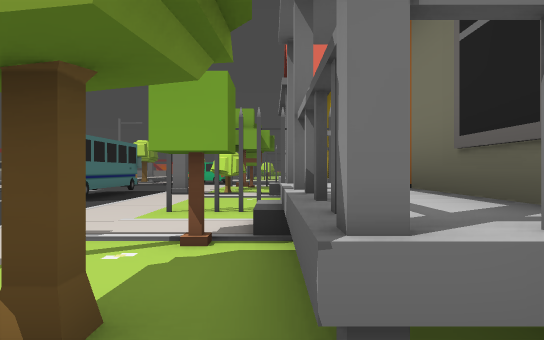
view 1 (above)

24 first-person views from a walk through a Unity game level. The camera is 1.4 m above the floor, looks level and sees 70° across. The floor is counted in squares, 2 m on a side. Each view is taken from the middle of a square. On the plan, view 1 faces up. The plan holds only what a view shows up to about 11 squares ahead; the rest is blank. The place goes on beyond the plan.

view 2
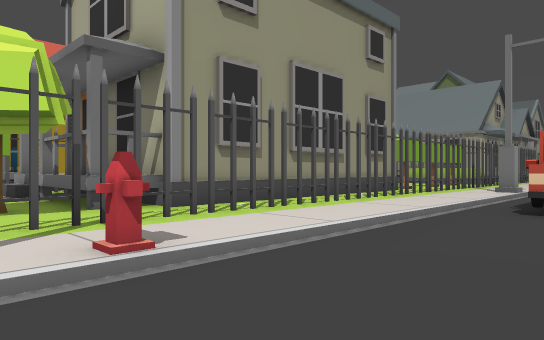

view 3
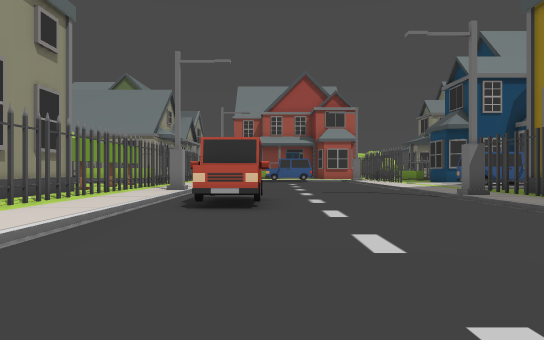

view 4
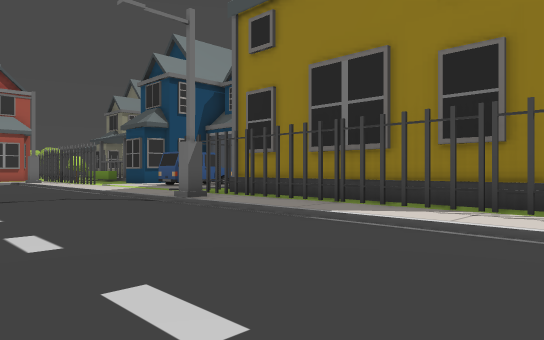

view 5
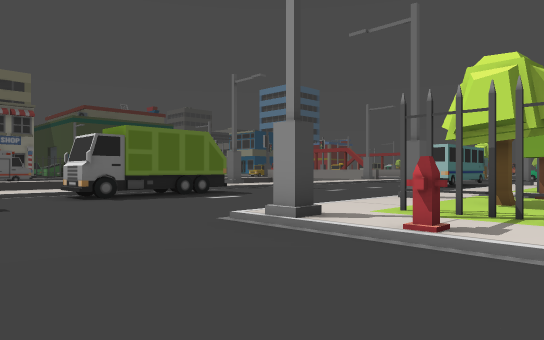

view 6
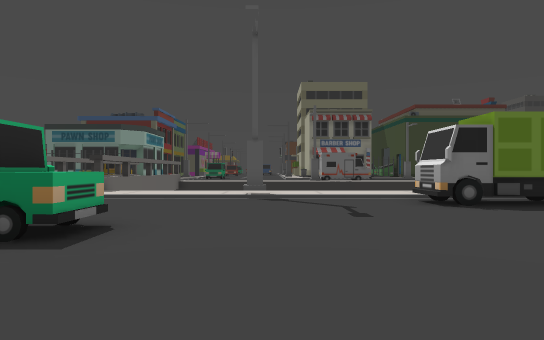

view 7
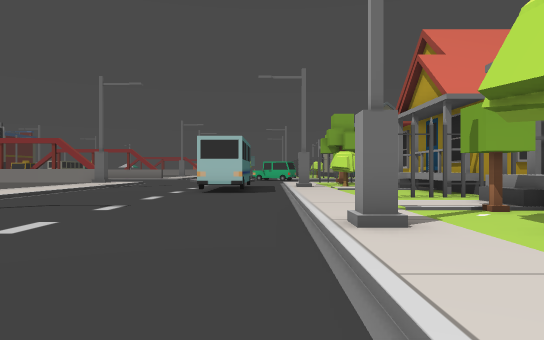

view 8
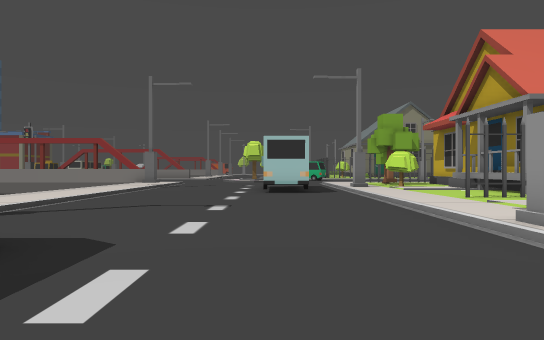

view 9
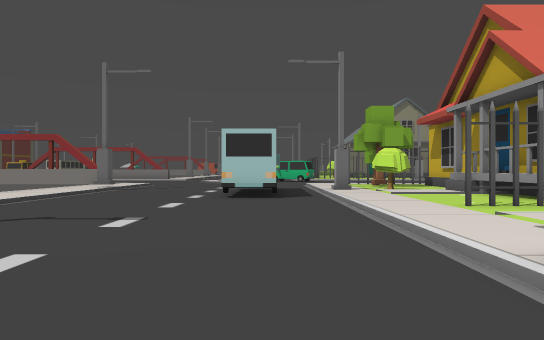

view 10
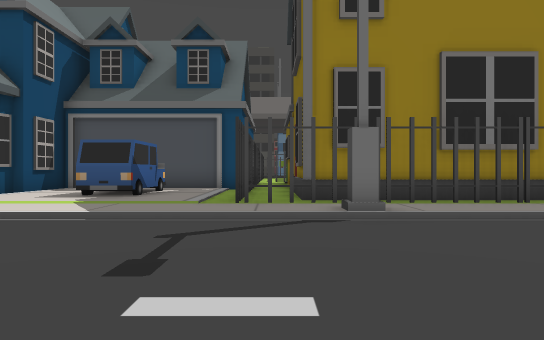

view 11
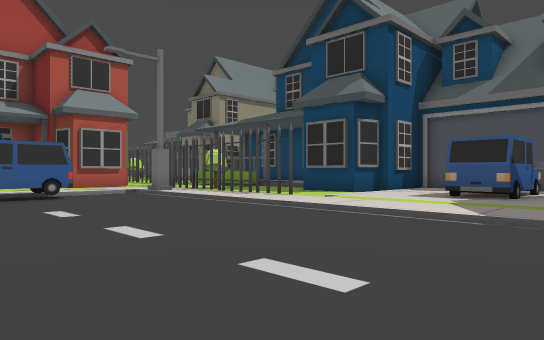

view 12
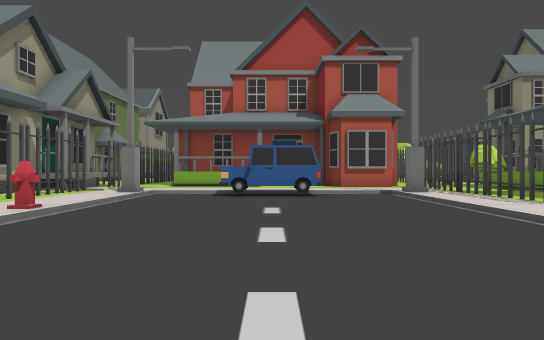

view 13
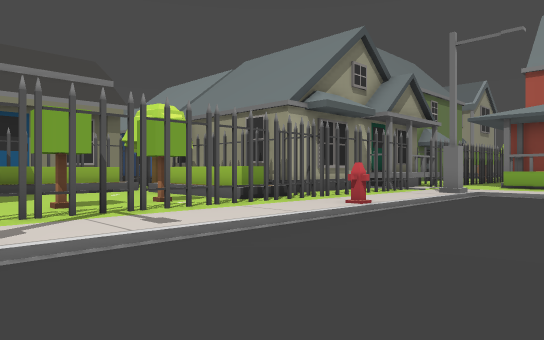

view 14
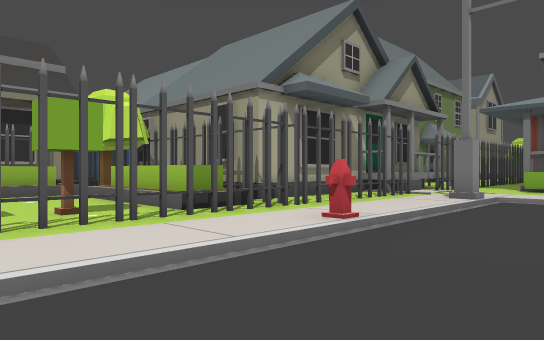

view 15
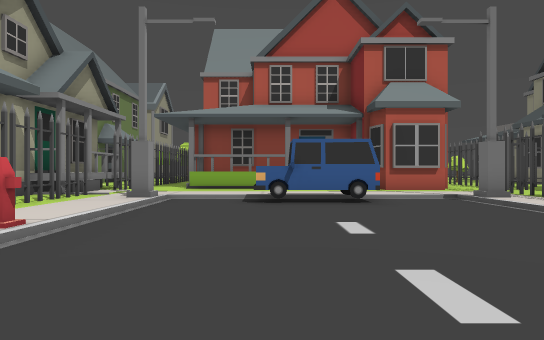

view 16
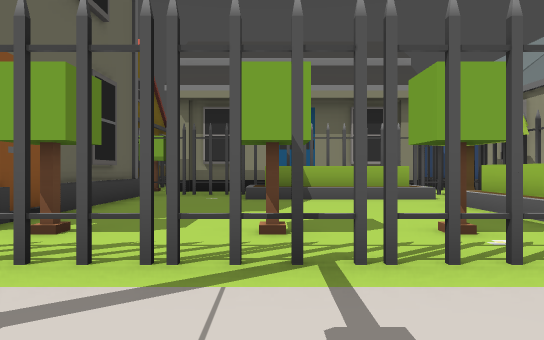

view 17
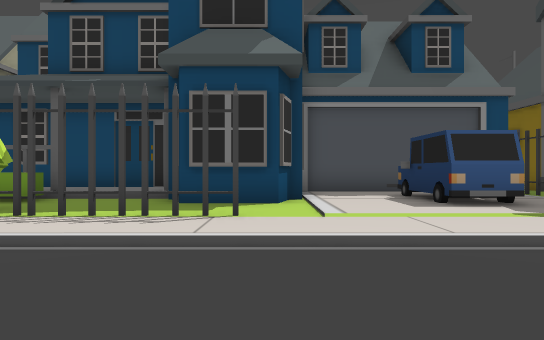

view 18
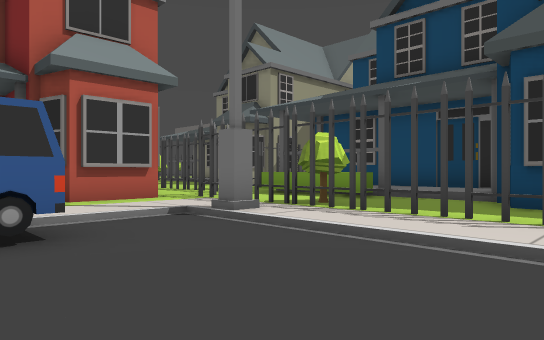

view 19
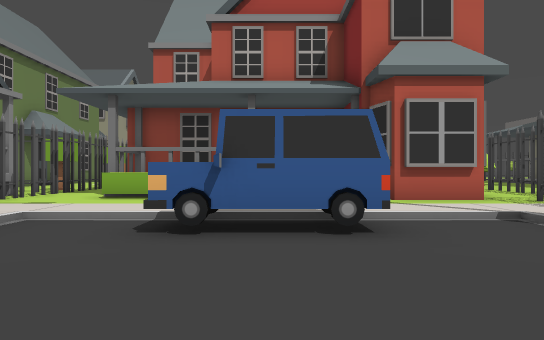

view 20
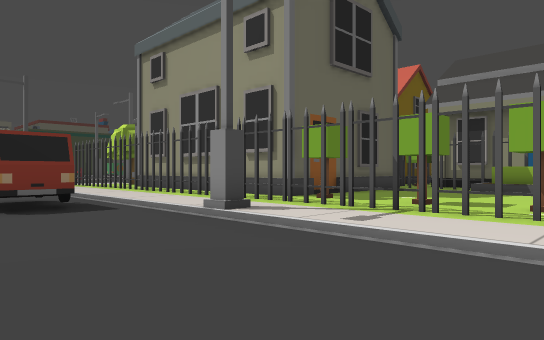

view 21
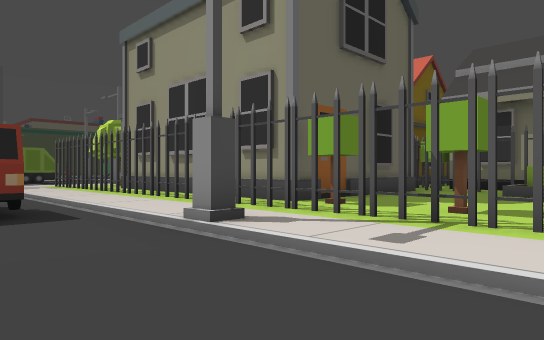

view 22
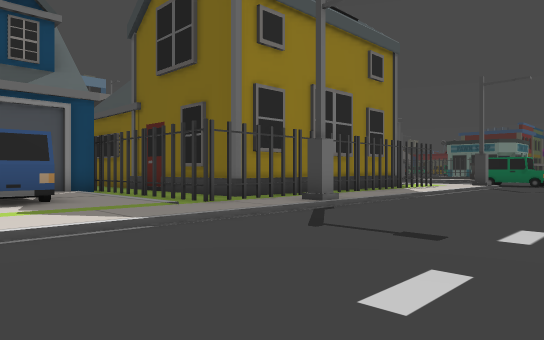

view 23
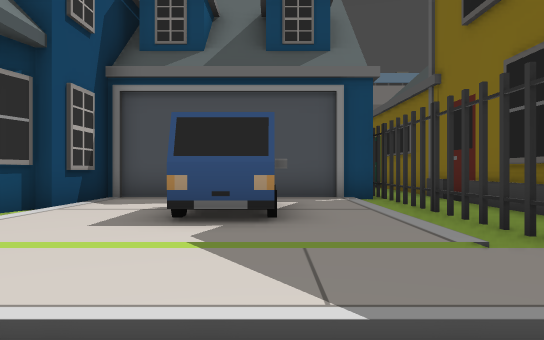

view 24
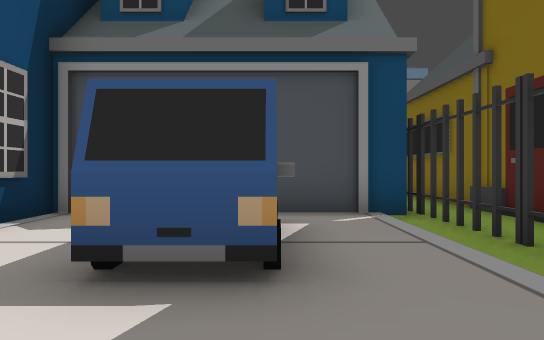

### Floor plan
Key: @ floor where view 1 was taken; # wall or solid block; x gap in a wall; . main floor; : floor 0.25 m higher than the main floor; + floor 0.5 m higher than the main floor; / step, stairs or slope; = window, fence, low wall or low ledge; ^ raised ledge; B bus; T thing the floor can be seen under or through; R tree; H hydrant; C car; U truck; O other object.
Columns run from 12 left of view 1 to 27 right of it. Each row starts with its distance up from view 1.
 11 ::.... #.:::^#
 10 ::....B#.:::^^
  9 ::.......::: #
  8 ::.......:::^##
  7 ::.......:::::       #########
  6 ::.......:TTTT       #  OOOO #
  5  :.......:::/#       #::////R#
  4   .......::R##       #:::::/ #
  3   .......:::^#       #:::::/O#
  2    ......#:R=#       #:::::/O#
  1     .....:::x^########R:R:R/O## ####
  0    #.....:::@:::::::::::::://#####^#^^:
 -1    #.....:TTTTTTTTTTTTTTTTTT/:::::::::##
 -2 ::UU...../TH::::::::::T:::::H::::#:::###
 -3 ::................................::OO #
 -4 ::...............CCC..............::O# #
 -5 ::................CC............CC::O
 -6 :#..............................C ::
 -7 ::........  ....................CC::
 -8 ::....CC..  ......................:::
 -9 ::....CC     .....................::#
-10 ::.          :::::::#::::::::::::T::#
-11              #########:::::::#:TTTx##
-12              ########:T:CC::::::RR::#
-13                     #:T:CC::##::::::##
-14                     #:x:CC::###//OOOO
-15                     #:#:CC::#  +++
-16                     #:#######  #####
-17                     #:#
-18                     #:
-19                     #:
-20                     #

Where each view was taken, in squares from view 1:
view 1: 0 up, 0 right, facing up
view 2: 5 down, 2 left, facing up-right
view 3: 5 down, 2 left, facing right
view 4: 5 down, 0 right, facing down-right
view 5: 6 down, 1 right, facing up-left
view 6: 6 down, 1 left, facing left
view 7: 2 down, 4 left, facing up
view 8: 2 down, 6 left, facing up
view 9: 0 up, 5 left, facing up
view 10: 4 down, 9 right, facing down
view 11: 4 down, 10 right, facing down-right
view 12: 6 down, 10 right, facing right
view 13: 6 down, 10 right, facing up-right
view 14: 5 down, 12 right, facing up-right
view 15: 5 down, 12 right, facing right
view 16: 3 down, 12 right, facing up
view 17: 6 down, 16 right, facing down
view 18: 6 down, 16 right, facing down-right
view 19: 6 down, 16 right, facing right
view 20: 6 down, 15 right, facing up-left
view 21: 5 down, 14 right, facing up-left
view 22: 5 down, 14 right, facing down-left
view 23: 8 down, 12 right, facing down
view 24: 10 down, 12 right, facing down
